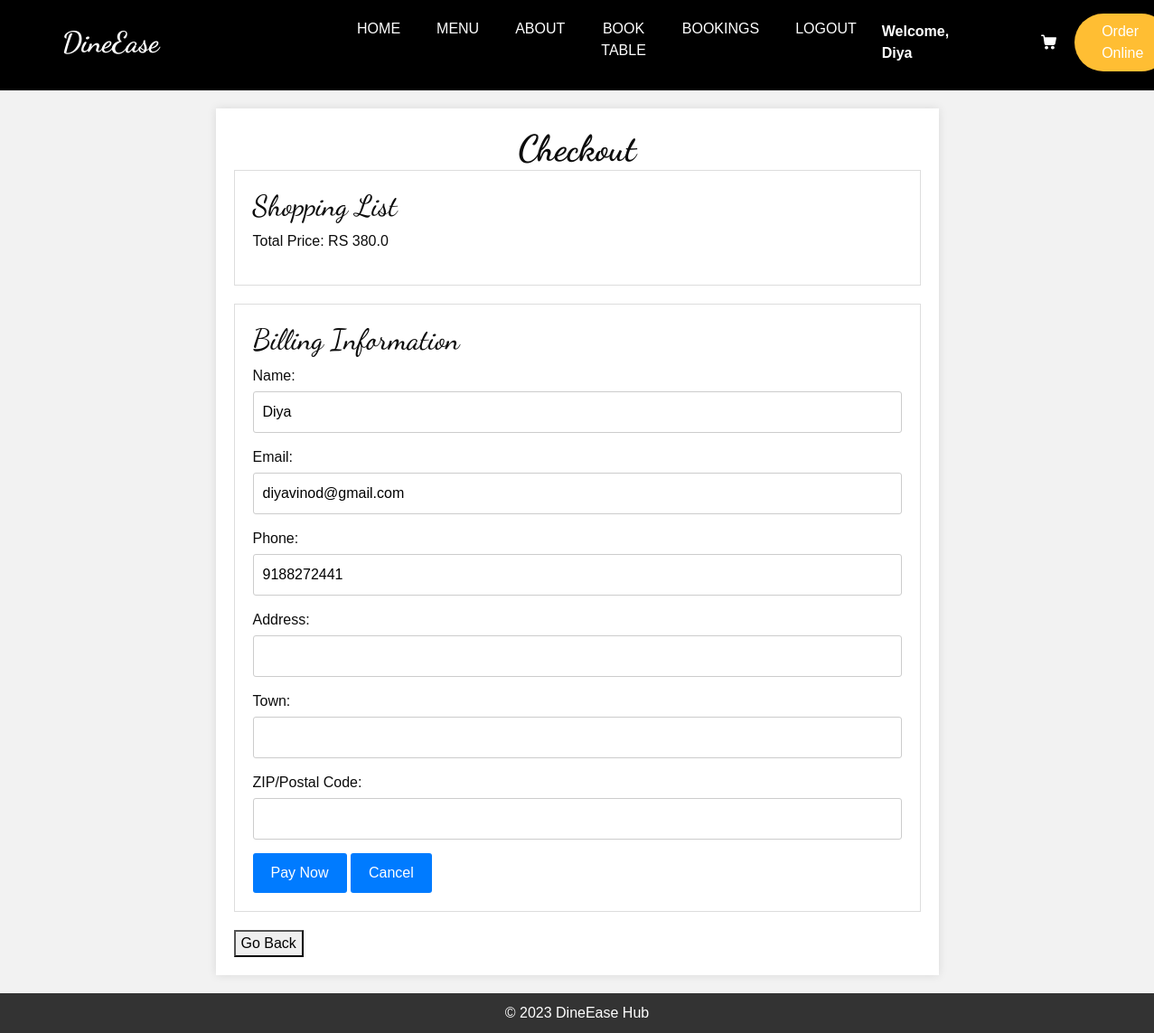
The page /checkout (signed in) on the database as committed earlier.
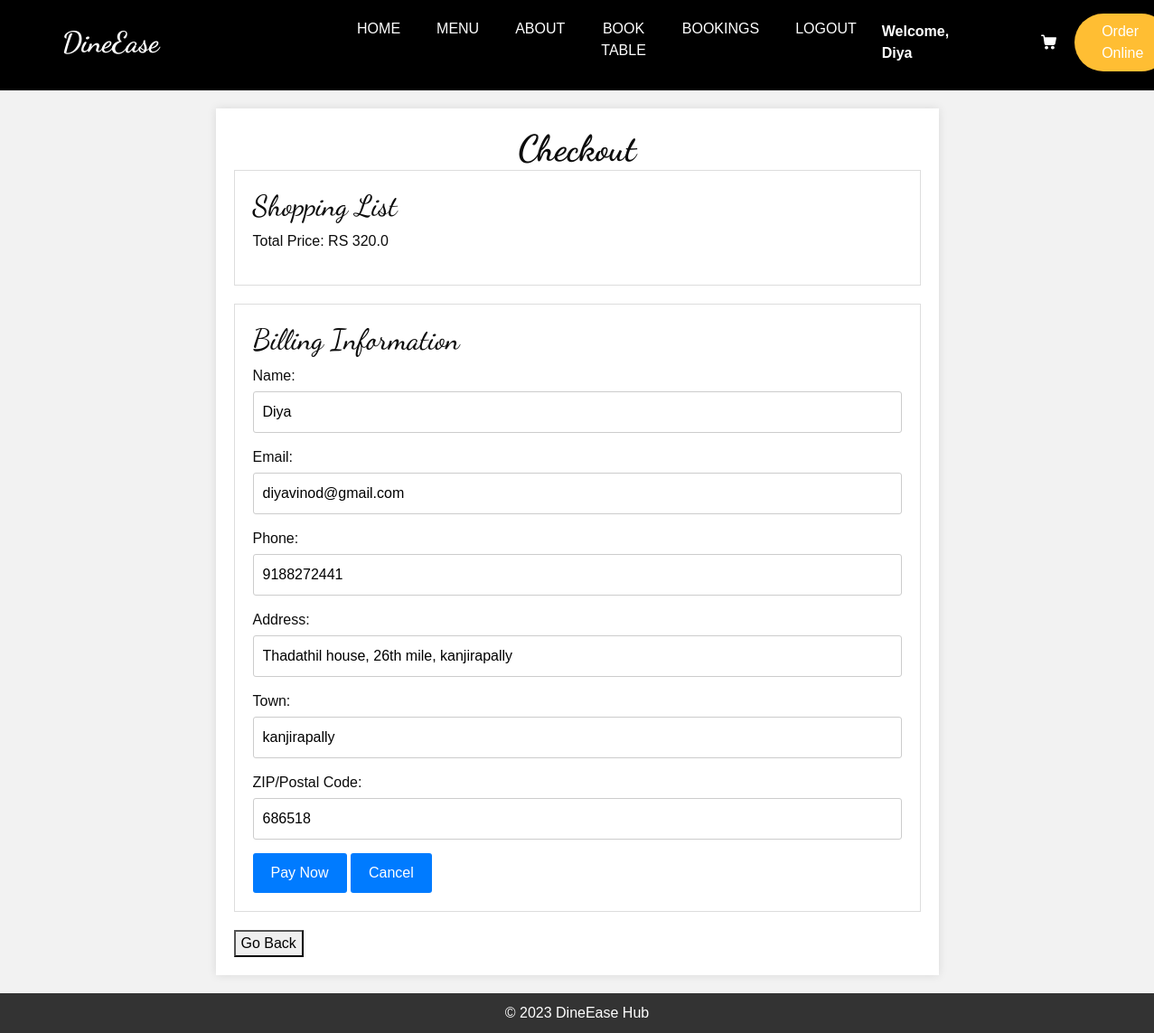
The same page on the database as committed later.
### home/models.py (models this page shows, shortened)
class BillingInformation(models.Model):
    STATUS_CHOICES = (
        ('not_paid', 'Not Paid'),
        ('confirmed', 'Confirmed'),
        ('cancelled', 'Cancelled'),
    )
    user = models.OneToOneField(CustomUser, on_delete=models.CASCADE)  # Use a one-to-one relationship with the User model
    address = models.TextField()
    town = models.CharField(max_length=50)
    zip_code = models.CharField(max_length=10)
    order_id = models.CharField(max_length=100, blank=True, null=True)  # Add this field for Razorpay order ID
    status = models.CharField(max_length=20, choices=STATUS_CHOICES, default='not_paid')

### home/views.py (the view, shortened to what this page needs)
# urls.py: path('checkout',checkout,name='checkout'),
@login_required
def checkout(request):
    cart_items = AddToCart.objects.filter(user=request.user)
    total_price = sum(item.menu.price * item.quantity for item in cart_items)
    total_price_integer = int(total_price)
    user = request.user
    try:
        billing_info = BillingInformation.objects.get(user=user)
    except BillingInformation.DoesNotExist:
        billing_info = None
    context = {
        'cart_items': cart_items,
        'total_price': total_price,
        'billing_info': billing_info,
    }
    return render(request, 'delAddress.html', context)

### templates/delAddress.html (shortened to what the changed rows need)
{% load static %}
<!DOCTYPE html>
<html lang="en">
<head>
  <link rel="stylesheet" type="text/css" href="{% static 'css/bootstrap.css' %}" />
  <link rel="stylesheet" type="text/css" href="https://cdnjs.cloudflare.com/ajax/libs/OwlCarousel2/2.3.4/assets/owl.carousel.min.css" />
  <link rel="stylesheet" href="https://cdnjs.cloudflare.com/ajax/libs/jquery-nice-select/1.1.0/css/nice-select.min.css" />
  <link href="{% static 'css/font-awesome.min.css' %}" rel="stylesheet" />
  <link href="{% static 'css/style.css' %}" rel="stylesheet" />
  <link href="{% static 'css/responsive.css' %}" rel="stylesheet" />
  <link rel="stylesheet" href="https://cdnjs.cloudflare.com/ajax/libs/font-awesome/7.0.0/css/all.min.css">
</head>
<body>
    <main>
        <h1 style="font-weight:1000; text-align:center;">Checkout</h1>
        <section id="cart">
            <h2>Shopping List</h2>
            <p>Total Price: RS {{ total_price }}</p>
        </section>
        <section id="billing">
            <h2>Billing Information</h2>
            <form action="{% url 'checkout' %}" method="post">
                <label for="name">Name:</label>
                <input type="text" id="name" name="name" value="{{ user.name }}" readonly>
                <label for="email">Email:</label>
                <input type="email" id="email" name="email" value="{{ user.email }}" readonly>
		        <label for="phone">Phone:</label>
                <input type="text" id="text" name="text" value="{{ user.phone }}" readonly>
                <label for="address">Address:</label>
                <input type="text" id="address" name="address" required value="{{ billing_info.address|default:'' }}">
                <label for="town">Town:</label>
                <input type="text" id="town" name="town" required value="{{ billing_info.town|default:'' }}">
                <label for="zip">ZIP/Postal Code:</label>
                <input type="text" id="zip" name="zip" required value="{{ billing_info.zip_code|default:'' }}">
                <button type="submit">Pay Now</button>
                <button type="button" id="cancel-button">Cancel</button>
            </form>
        </section>
    </main>
</body>
</html>

Rows that differ between the two databases and show on the page:
added BillingInformation: address "Thadathil house, 26th mile, kanjirapally", town "kanjirapally", zip "686518"
Other text that changed with them:
{{ total_price }}: "380.0" → "320.0"
